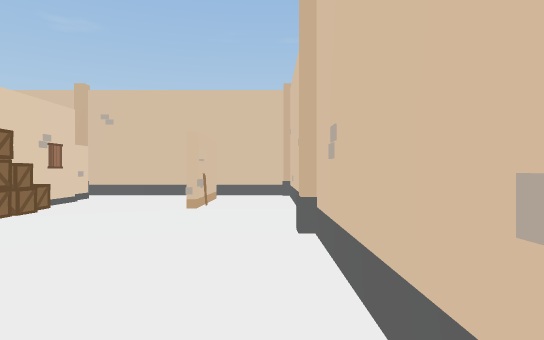
view 1 (above)

21 first-person views from a walk through a Unity game level. The camera is 1.2 m above the floor, looks level and sees 75° across. The floor is counted in squares, 2 m on a side. Each view is taken from the middle of a square. On the plan, view 1 faces up. The plan holds only what a view shows up to about 10 squares ahead; the rest is blank. The place goes on beyond the plan. The player character is not drawn. Some animated figures are left out.

view 2
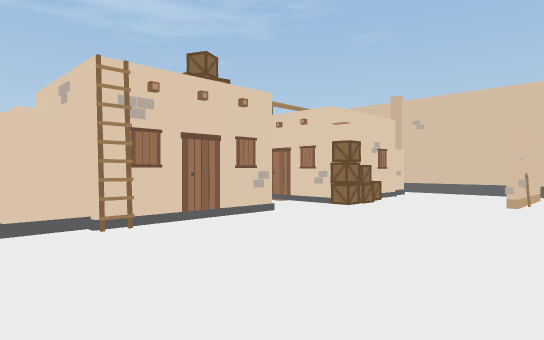

view 3
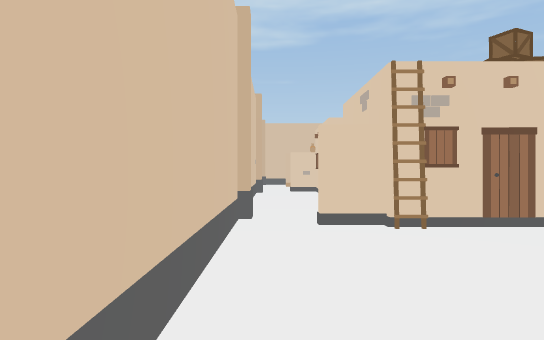

view 4
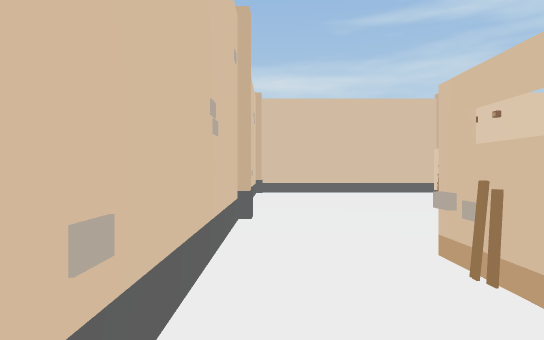

view 5
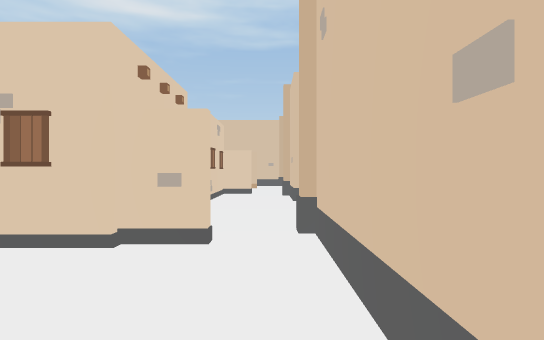

view 6
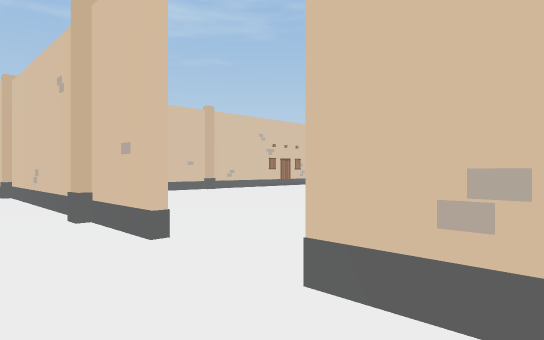

view 7
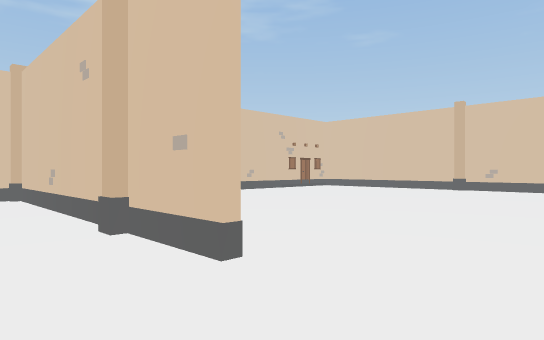

view 8
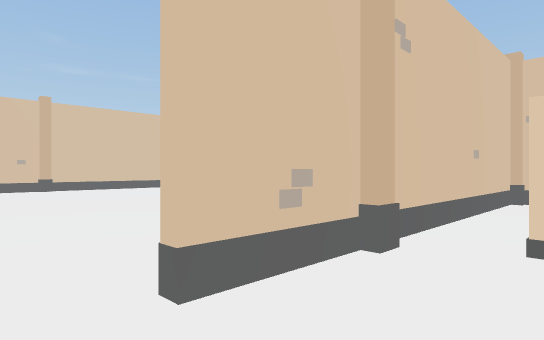

view 9
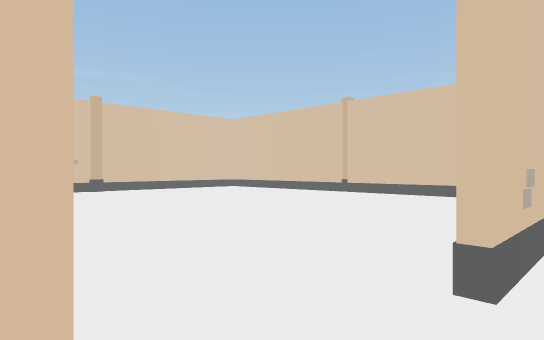

view 10
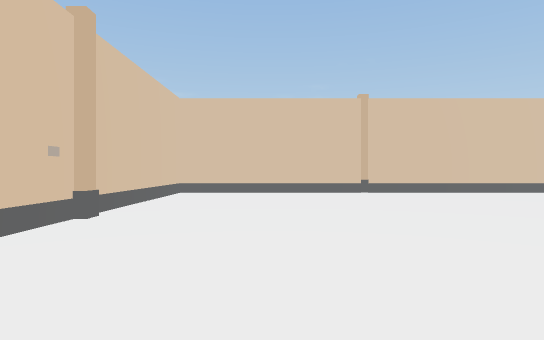

view 11
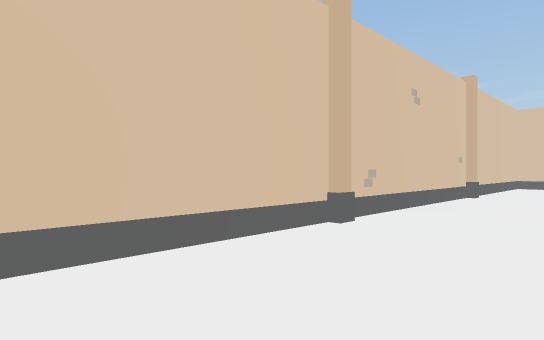

view 12
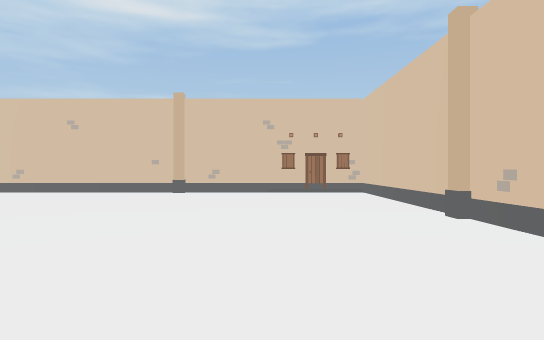

view 13
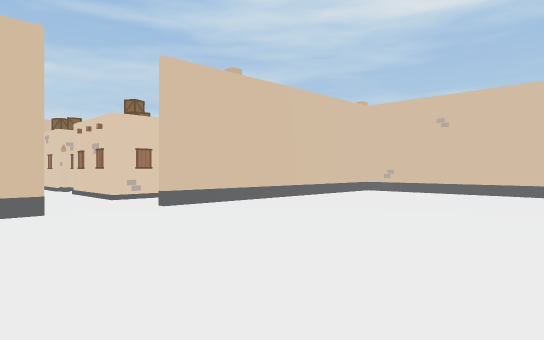

view 14
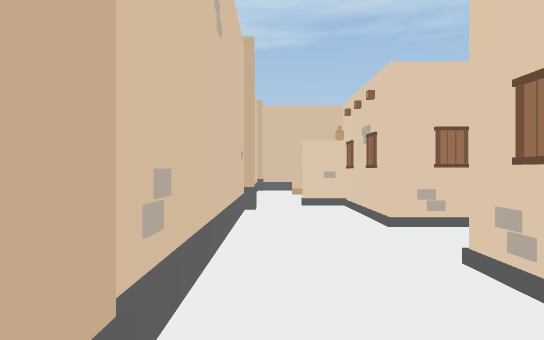

view 15
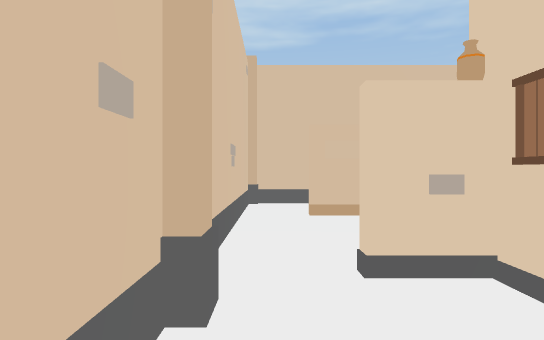

view 16
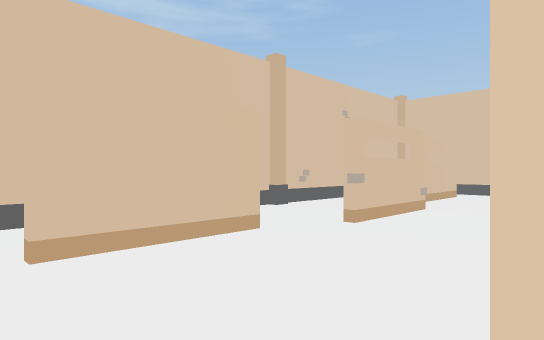

view 17
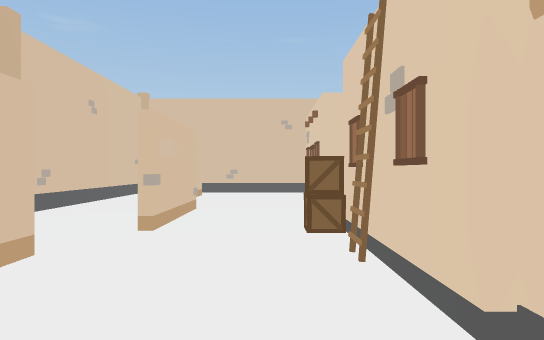

view 18
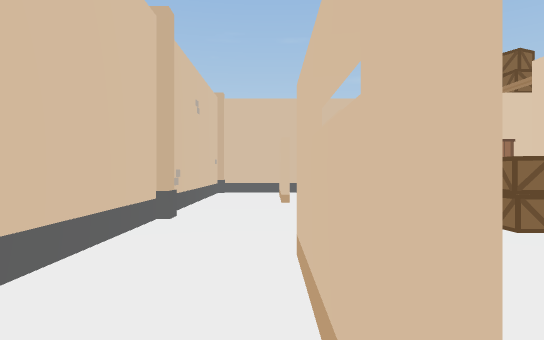

view 19
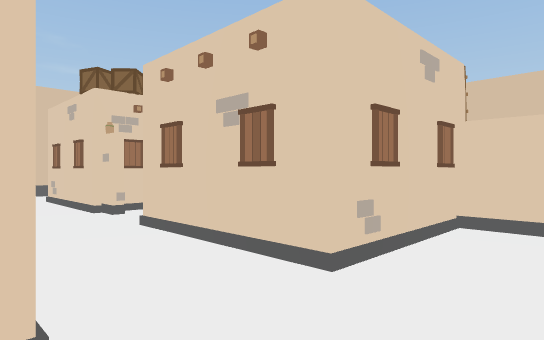

view 20
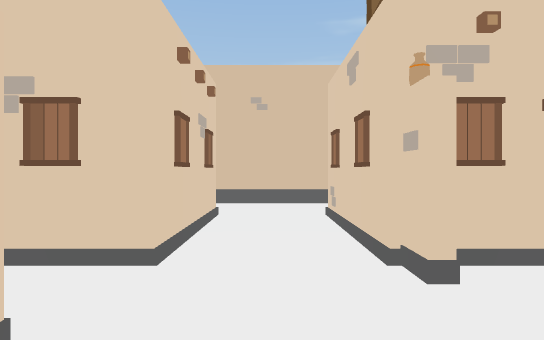

view 21
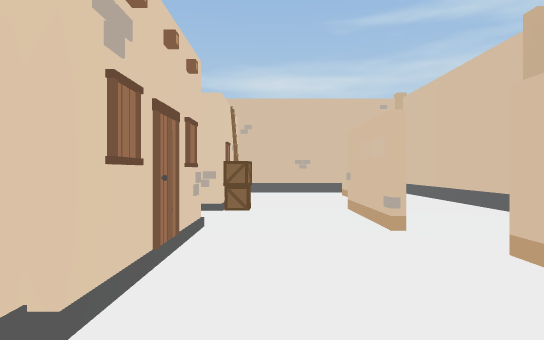

### Floor plan
Key: @ floor where view 1 was taken; # wall or solid block; . floor; P plank; B box; O other object.
Columns run from 15 left of view 1 to 1 right of it. Each row starts with its distance up from view 1.
 19  ###############
 18 O...............#
 17 #...............#
 16 #...............#
 15 #O..............#
 14 #O..............#
 13 #...............#
 12 #...............#
 11 #...............#
 10 #...............#
  9 #######O.###### #
  8 #..O......O.....#
  7 #.#..#..... ..#O#
  6 #.#..###.###..P.#
  5 #....###.# BB.O.#
  4 #O.#.B ..O.B....#
  3 #..#.O.O........#
  2 #..OB###.###....#
  1 #.#..###.###...O#
  0 #.#..O.....#...@#
 -1 #.........O.....#
 -2  ###############

Where each view was taken, in squares from view 1:
view 1: 0 up, 0 right, facing up
view 2: 1 down, 0 right, facing up-left
view 3: 1 down, 0 right, facing left
view 4: 8 up, 0 right, facing down
view 5: 8 up, 1 left, facing left
view 6: 7 up, 5 left, facing up-left
view 7: 7 up, 6 left, facing up-left
view 8: 7 up, 7 left, facing up-right
view 9: 8 up, 8 left, facing up-right
view 10: 16 up, 9 left, facing right
view 11: 16 up, 13 left, facing up-right
view 12: 16 up, 5 left, facing left
view 13: 14 up, 5 left, facing down-left
view 14: 1 down, 4 left, facing left
view 15: 1 down, 8 left, facing left
view 16: 1 down, 10 left, facing up-left
view 17: 1 down, 11 left, facing up
view 18: 1 down, 13 left, facing up
view 19: 1 down, 8 left, facing up-right
view 20: 5 up, 7 left, facing down
view 21: 8 up, 11 left, facing down
